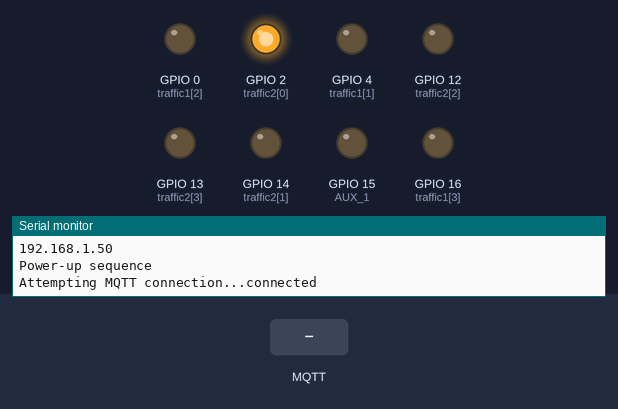
Simulated run of this sketch. Board: ESP8266 (NodeMCU). On the bench: output pins drawn as LEDs (lit = HIGH), the last lines printed to the serial monitor. Dashed ring = blinking. Inputs (shaded band) come from the test bench. WiFi joins after 1.5 s; servers stay silent unless stated; no MQTT or app messages arrive unless stated; not simulated (calls return 0 or success): credentials.h.

Above: at 2.3 s.
2.4 s: MQTT message "1" arrives on the second subscribed topic
At 2.9 s:
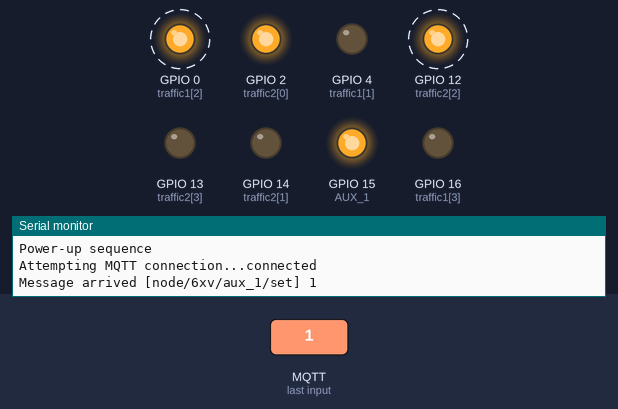
5.4 s: MQTT message "0" arrives on the second subscribed topic
At 5.8 s:
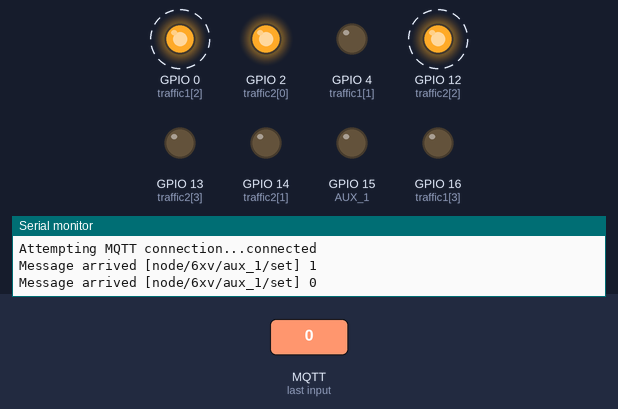
8.4 s: MQTT message "1" arrives on the first subscribed topic
At 8.8 s:
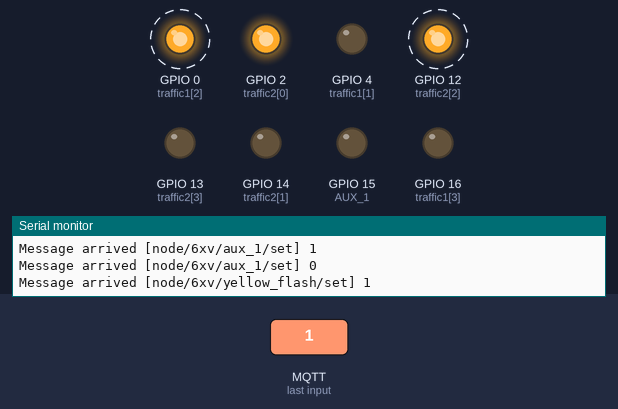
Timing chart, 0 to 17.4 s (numbered marks = the images above; inputs shaded):
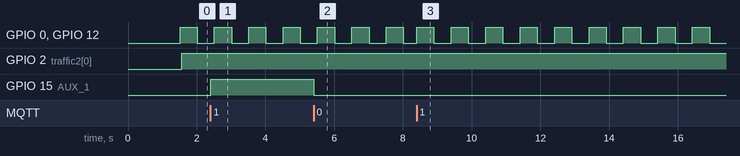

The sketch:

LEGO-traffic-light.ino
```cpp
#include <ESP8266WiFi.h>
#include <PubSubClient.h>

// i'm loading settings from this file
#include "credentials.h"

// but you can set them here instead
//const char* ssid = "";
//const char* password = "";
//const char* mqtt_server = "";

#define CLIENT_ID "6xv"

#define AUX_1 15

#define GR 1
#define YE 2
#define RE 3

const byte traffic1[] = { 1, 4, 0, 16 };     // green, yellow, red
const byte traffic2[] = { 2, 14, 12, 13 };   // green, yellow, red

const char* willTopic = "$CONNECTED/"CLIENT_ID;

const char* setTopic[] = {
  "node/"CLIENT_ID"/yellow_flash/set",
  "node/"CLIENT_ID"/aux_1/set"
};

WiFiClient espClient;
PubSubClient client(espClient);
long lastMsg = 0;
float temp = 0;

bool yellow_flash = false;

void setup_wifi() {
  delay(10);
  // We start by connecting to a WiFi network
  Serial.println();
  Serial.print("Connecting to ");
  Serial.println(ssid); //We don't want the ESP to act as an AP
  WiFi.mode(WIFI_STA);
  WiFi.begin(ssid, password);

  while (WiFi.status() != WL_CONNECTED)
  {
    delay(500);
    Serial.print(".");
  }
  Serial.println("");
  Serial.println("WiFi connected");
  Serial.println("IP address: ");
  Serial.println(WiFi.localIP());
}

void msgPublish(char* topic, char* payload, byte idx=NULL, bool retain=false) {
  char tmpTopic[30];
  sprintf(tmpTopic, "node/%s/%s", CLIENT_ID, topic);

  if (idx != NULL) {
    sprintf(tmpTopic, "%s/%d", tmpTopic, idx);
  }

  client.publish(tmpTopic, payload, retain);
}

void callback(char* topic, byte* payload, unsigned int length) {
  Serial.print("Message arrived [");
  Serial.print(topic);
  Serial.print("] ");
  for (int i = 0; i < length; i++) {
    Serial.print((char)payload[i]);
  }
  Serial.println();

  // set yellow flash mode
  if (strcmp(topic, setTopic[0]) == 0) {
    if ((char)payload[0] == '1') {
      msgPublish("yellow_flash", "1", NULL, true);
      yellow_flash = true;
    } else {
      msgPublish("yellow_flash", "0", NULL, true);
      yellow_flash = false;
    }
  }

  // turn on aux output
  if (strcmp(topic, setTopic[1]) == 0) {
    if ((char)payload[0] == '1') {
      msgPublish("aux_1", "1", NULL, true);
      digitalWrite(AUX_1, HIGH);
    } else {
      msgPublish("aux_1", "0", NULL, true);
      digitalWrite(AUX_1, LOW);
    }
  }

}

void reconnect() {
  // Loop until we're reconnected
  digitalWrite(LED_BUILTIN, LOW);

  while (!client.connected()) {
    Serial.print("Attempting MQTT connection...");
    // Attempt to connect
    if (client.connect(CLIENT_ID, willTopic, 0, true, "0")) {
      Serial.println("connected");
      client.publish(willTopic, "1", true);
      client.subscribe(setTopic[0]);
      client.subscribe(setTopic[1]);
      digitalWrite(LED_BUILTIN, HIGH);
    } else {
      Serial.print("failed, rc=");
      Serial.print(client.state());
      Serial.println(" try again in 5 seconds");
      // Wait 5 seconds before retrying
      delay(5000);
    }
  }

}

void setup()
{
  pinMode(LED_BUILTIN, OUTPUT);
  pinMode(traffic1[GR], OUTPUT);
  pinMode(traffic1[YE], OUTPUT);
  pinMode(traffic1[RE], OUTPUT);
  pinMode(traffic2[GR], OUTPUT);
  pinMode(traffic2[YE], OUTPUT);
  pinMode(traffic2[RE], OUTPUT);
  pinMode(AUX_1, OUTPUT);

  Serial.begin(115200);
  setup_wifi();
  client.setServer(mqtt_server, 1883);
  client.setCallback(callback);

  lightPowerUp();
}

void waitAndLoop(int ms) {
  //Serial.print("Waiting...");
  long startTime = millis();

  while (millis() - startTime < ms) {
    if (!client.connected()) {
      reconnect();
    }
    client.loop();

    if (yellow_flash) {
      yellowFlash();
    }
  }

//  Serial.print(millis() - startTime);
//  Serial.println(" ms");
}

void lightPowerUp() {
  Serial.println("Power-up sequence");

  // 5 second yellow flash
  for (int x = 0; x < 10; x++) {
    // yellow on
    digitalWrite(traffic1[YE], HIGH);
    digitalWrite(traffic2[YE], HIGH);
    waitAndLoop(500);

    // yellow off
    digitalWrite(traffic1[YE], LOW);
    digitalWrite(traffic2[YE], LOW);
    waitAndLoop(500);
  }

  // 5 seconds steady yellow
  digitalWrite(traffic1[YE], HIGH);
  digitalWrite(traffic2[YE], HIGH);
  waitAndLoop(5000);
  digitalWrite(traffic1[YE], LOW);
  digitalWrite(traffic2[YE], LOW);

  // minimum 5 seconds red
  digitalWrite(traffic1[RE], HIGH);
  digitalWrite(traffic2[RE], HIGH);
  msgPublish("status", "red", traffic1[0]);
  msgPublish("status", "red", traffic2[0]);
  msgPublish("color", "#ff0000", traffic1[0]);
  msgPublish("color", "#ff0000", traffic2[0]);
  waitAndLoop(5000);

  Serial.println("Normal operation");
  loop();
}

void turnGreen(const byte values[]) {
  // yellow
  digitalWrite(values[YE], HIGH);
  msgPublish("status", "red_yellow", values[0]);
  msgPublish("color", "#ffff00", values[0]);
  waitAndLoop(1000);

  // green
  digitalWrite(values[RE], LOW);
  digitalWrite(values[YE], LOW);
  digitalWrite(values[GR], HIGH);
  msgPublish("status", "green", values[0]);
  msgPublish("color", "#00ff00", values[0]);
}

void turnRed(const byte values[]) {
  // red/yellow
  digitalWrite(values[GR], LOW);
  digitalWrite(values[YE], HIGH);
  msgPublish("status", "yellow", values[0]);
  msgPublish("color", "#ffff00", values[0]);
  waitAndLoop(3000);

  // red
  digitalWrite(values[YE], LOW);
  digitalWrite(values[RE], HIGH);
  msgPublish("status", "red", values[0]);
  msgPublish("color", "#ff0000", values[0]);
}

void yellowFlash() {
  while (yellow_flash) {
    // green off
    digitalWrite(traffic1[GR], LOW);
    digitalWrite(traffic2[GR], LOW);

    // yellow on
    digitalWrite(traffic1[YE], HIGH);
    digitalWrite(traffic2[YE], HIGH);

    // red off
    digitalWrite(traffic1[RE], LOW);
    digitalWrite(traffic2[RE], LOW);

    msgPublish("status", "yellow_flash");
    msgPublish("color", "#ffff00", traffic1[0]);
    msgPublish("color", "#ffff00", traffic2[0]);
    client.loop();
    delay(500);

    // yellow off
    digitalWrite(traffic1[YE], LOW);
    digitalWrite(traffic2[YE], LOW);

    msgPublish("color", "#000000", traffic1[0]);
    msgPublish("color", "#000000", traffic2[0]);
    client.loop();
    delay(500);
  }

  lightPowerUp();
}

void loop()
{
  // direction 1
  turnGreen(traffic1);
  waitAndLoop(10000);
  turnRed(traffic1);

  // switch time
  waitAndLoop(3000);

  // direction 2
  turnGreen(traffic2);
  waitAndLoop(10000);
  turnRed(traffic2);

  // switch time
  waitAndLoop(3000);
}
```

Measured:
- after the input at 2.4 s, GPIO 15 (AUX_1): LOW → HIGH at once
- after the input at 5.4 s, GPIO 15 (AUX_1): HIGH → LOW at once
- after the input at 8.4 s, GPIO 13 (traffic2[3]), GPIO 16 (traffic1[3]): stays LOW (without the input it goes to HIGH after 8.1 s)
- by itself, GPIO 0 (traffic1[2]), GPIO 12 (traffic2[2]): alternates HIGH for 0.50 s and LOW for 0.50 s
